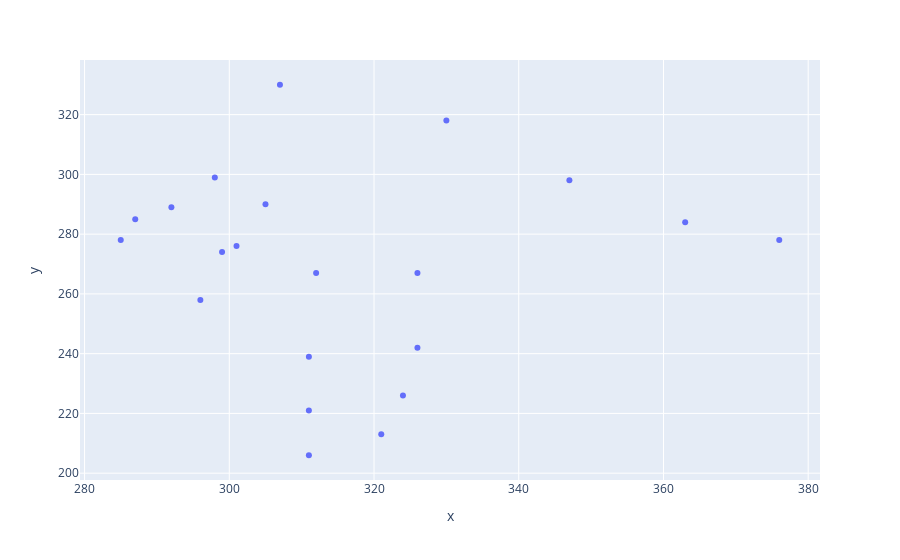

The cell this chart's notebook holds for it:
### Markdown cell above
# Example gesture

### Code cell
landmark = data_50[0]

xs = [landmark[i][0] for i in range(len(landmark))]
ys = [landmark[i][1] for i in range(len(landmark))]

px.scatter(x=xs, y=ys)

### Figure 1 — Plotly figure (JSON) as saved in the notebook; plotly's stock layout.template omitted (floating-point values rounded to 4 significant figures)
{"data": [{"hovertemplate": "x=%{x}<br>y=%{y}<extra></extra>", "legendgroup": "", "marker": {"color": "#636efa", "symbol": "circle"}, "mode": "markers", "name": "", "orientation": "v", "showlegend": false, "type": "scatter", "x": [307, 330, 347, 363, 376, 326, 326, 324, 321, 312, 311, 311, 311, 299, 296, 301, 305, 287, 285, 292, 298], "xaxis": "x", "y": [330, 318, 298, 284, 278, 267, 242, 226, 213, 267, 239, 221, 206, 274, 258, 276, 290, 285, 278, 289, 299], "yaxis": "y"}], "layout": {"legend": {"tracegroupgap": 0}, "margin": {"t": 60}, "xaxis": {"anchor": "y", "domain": [0, 1], "title": {"text": "x"}}, "yaxis": {"anchor": "x", "domain": [0, 1], "title": {"text": "y"}}}}
